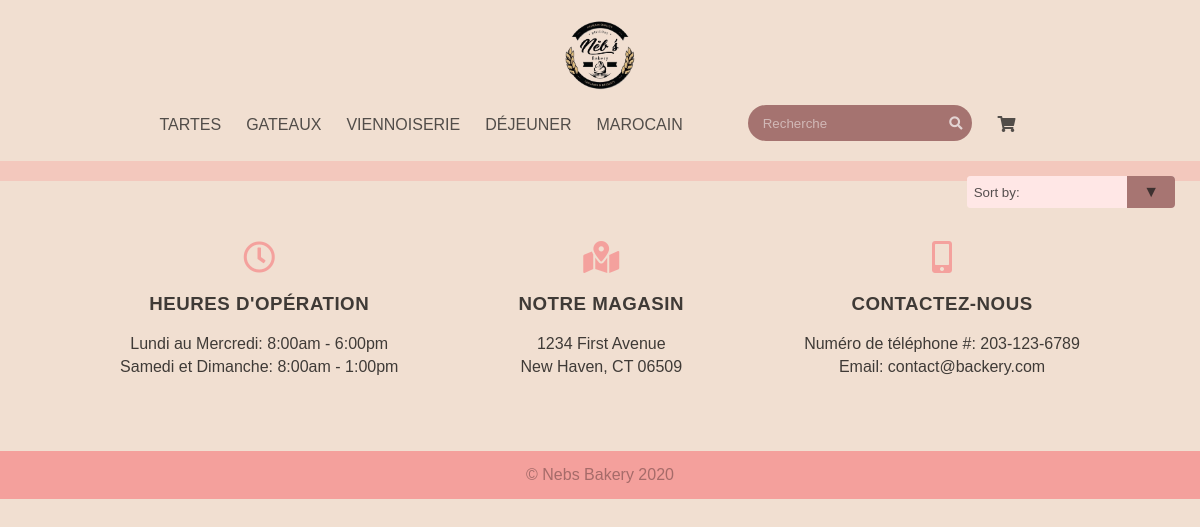
The page /display/Cookies/ on the database as committed earlier.
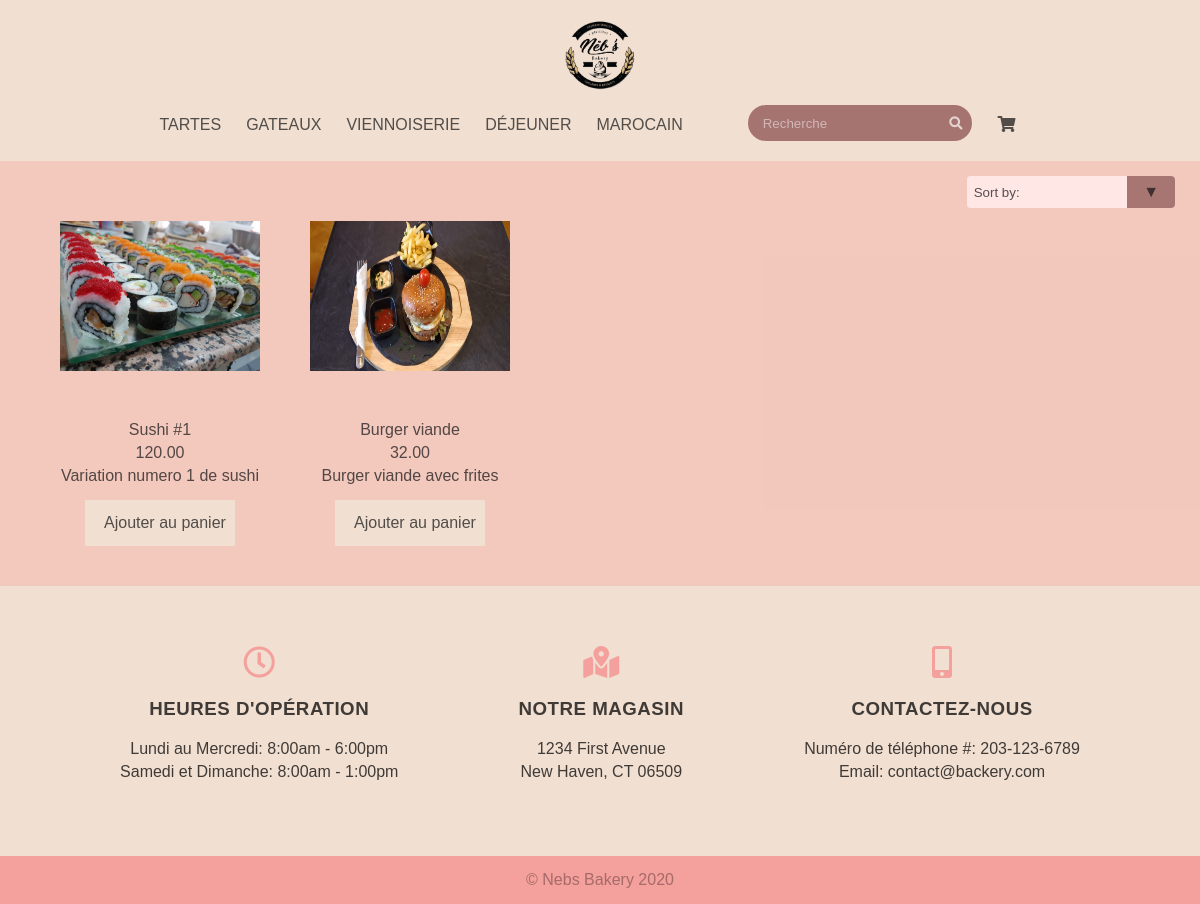
The same page on the database as committed later.
### main/models.py (models this page shows, shortened)
class Item (models.Model):
    CATEGORY = (
        ('Cake', 'Cake'),
        ('Bread', 'Bread'),
        ('Pastry', 'Pastry'),
        ('Cookies', 'Cookies'),
        ('Moroccan', 'Moroccan')
    )
    picture = models.ImageField(upload_to = 'main/static/item-pictures')
    name = models.CharField(max_length=100)
    price = models.DecimalField(max_digits=7, decimal_places=2)
    description = models.CharField(max_length = 250)
    category = models.CharField(
        max_length= 30,
        choices = CATEGORY
    )
    sold_qty = models.IntegerField()
    available_qty = models.IntegerField()

### main/views.py (the view)
# urls.py: path("display/<str:cat>/", views.display, name = "display"),
def display(request, cat):
    cate = cat
    all_items = Item.objects.filter(category = cat)
    return render(request, "main/display.html", {'Items' : all_items, "Cat" : cate})

### main/templates/main/display.html (shortened to what this page needs)
{% load static %}
<!DOCTYPE html>
<html lang="en">
<head>
    <link rel="stylesheet" href="https://cdnjs.cloudflare.com/ajax/libs/font-awesome/5.15.1/css/all.min.css"/>
    <link rel="stylesheet" href="{% static 'style.css' %}">
</head>
<body>
    <div class="top-bar">
        <a href="{% url 'index' %}">
            <img src="{% static '/imgs/logo-png.png' %}" class="logo">
        </a>
        <nav class="navbar">
            <ul class="navbar-nav">
                <li class="nav-link "><a href="{% url 'display' cat='Bread'%}" >TARTES</a></li>
                <li class="nav-link"><a href="{% url 'display' cat='Cake'%}" >GATEAUX</a></li>
                <li class="nav-link"><a href="{% url 'display' cat='Pastry'%}">VIENNOISERIE</a></li>
                <li class="nav-link"><a href="{% url 'display' cat='Cookies'%}" >DÉJEUNER</a></li>
                <li class="nav-link"><a href="{% url 'display' cat='Moroccan'%}">MAROCAIN</a></li>
                <li class=" nav-link-icons">
                    <li class="nav-link"><a href="#" target="">
                        <div class="search-box">
                            <form action="/search" method="get">
                                <input class="search-txt" type="search" name="query" id = "query" placeholder="Recherche">
                                <button type = "submit" class="search-btn"><i class="fas fa-search search-box-icon"></i></button>
                            </form>
                        </div>
                    </a></li>
                    <li class="nav-link"><a href="{% url 'shoppingcart:index' %}" target="_blank"><i class="fas fa-shopping-cart"></i></a></li>
                </li>
            </ul>
        </nav>
    </div>
    <div class="display-items-container">
        <div class="select">
            <select class="sort-dropdown">
                <option selected="selected" disabled>Sort by:</option>
            </select>
        </div>
        <div class="display-items-grid">
            {% for item in Items %}
            <ul class="item-zone">
                <li class="item-image"><img src="{% static item.picture|cut:'main/static' %}" alt="" srcset=""></li>
                <li class="item-name">{{ item.name }}</li>
                <li class="item-price">{{ item.price }}</li>
                <li class="item-description">{{ item.description }}</li>
                <form method="POST" action="{% url 'shoppingcart:index' %}">
                <input type ="submit" class="btn btn-display" value="Ajouter au panier"></input>
                </form>
            </ul>
            {% endfor %}
        </div>
    </div>
    <div class="info">
        <div class="info-item">
            <i class="far fa-2x fa-clock"></i>
            <h3>HEURES D'OPÉRATION </h2>
                <span>Lundi au Mercredi: 8:00am - 6:00pm</span>
                <span>Samedi et Dimanche: 8:00am - 1:00pm</span>
            </div>
            <div class="info-item">
                <i class="fas fa-2x fa-map-marked-alt"></i>
                <h3>NOTRE MAGASIN</h2>
                <span>1234 First Avenue</span>
                <span>New Haven, CT 06509</span>
            </div>
            <div class="info-item">
                <i class="fas fa-2x fa-mobile-alt"></i>
                <h3>CONTACTEZ-NOUS</h2>
                <span>Numéro de téléphone #: 203-123-6789</span>
                <span>Email: contact@backery.com</span>
        </div>
    </div>
    <footer>© Nebs Bakery 2020</footer>
</body>
</html>

Rows that differ between the two databases and show on the page:
added Item: picture (picture), name "Sushi #1", price "120.00", description "Variation numero 1 de sushi"
added Item: picture (picture), name "Burger viande", price "32.00", description "Burger viande avec frites"
